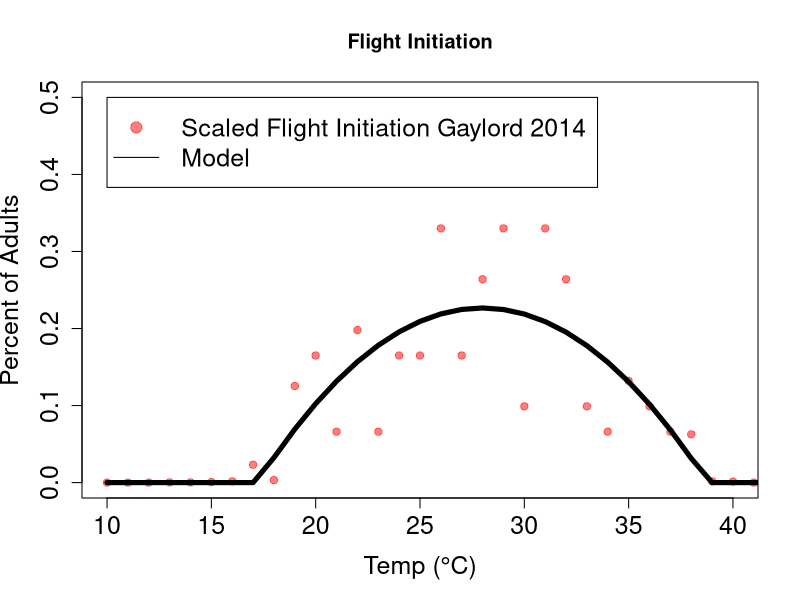
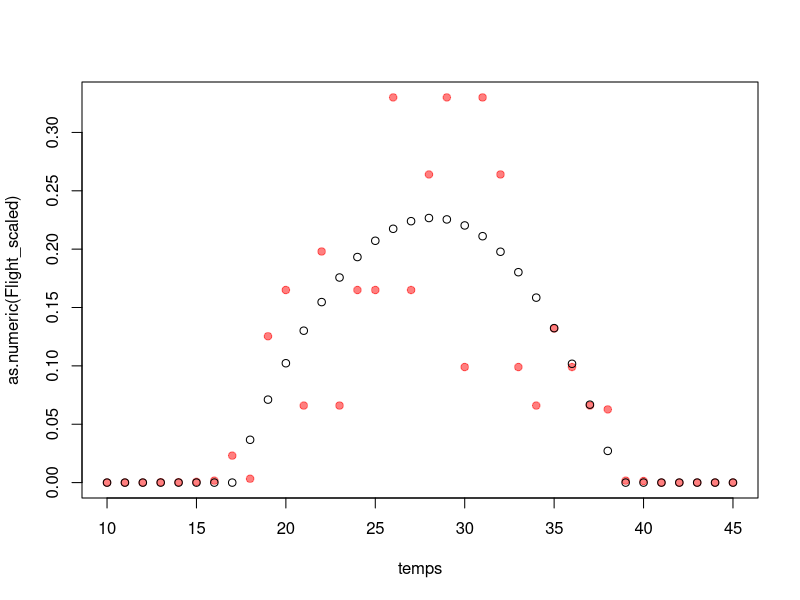
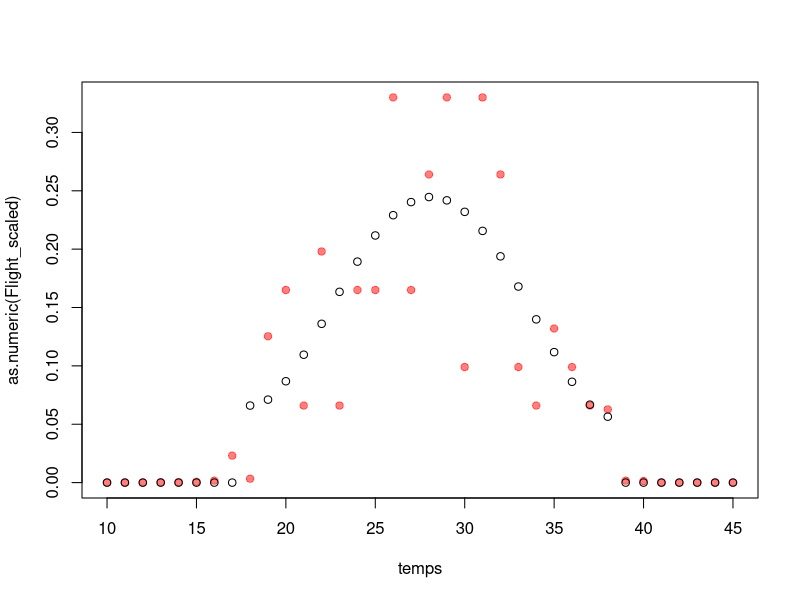

Reproduce these figures in R, in order.
## ---- chunk 1
knitr::opts_chunk$set(echo = TRUE)
## ---- chunk 2
Flight=c(0,0,0,.0001,.0001,.0002,.0005,.007,.001,.038,.05,.02,.06,.02,
       .05,.05,.1,.05,.08,.1,.03,.1,.08,.03,.02,.04,.03,.02,.019,.0005,.0004,0,0,0,0,0)

Flight_scaled<-Flight*10*.33
temps<-seq(10,45,1)

FlightData<-cbind(Flight_scaled,temps)

## ---- chunk 3
fitfun<-function(x,a,b,c,d){
 y=ifelse(x <18,0,ifelse(x< 39,y=a+x*b+(c*x**2),0))
 y[y<0]<-0
 return(y)
} 

fit2 <- nls(Flight_scaled~fitfun(temps,a,b,c),
            start = list(a= .1, b = 0.01,c=.001))
        
summary(fit2)
plot(temps,as.numeric(Flight_scaled),ylab="Percent of Adults",xlab="Temp (\u00B0C)",main="Flight Initiation",pch=19,col=adjustcolor("red",alpha.f = .5),cex.lab=1.5,cex.axis=1.5,ylim=c(0,.50),xlim=c(10,40))
lines(temps,predict(fit2,type="response"),
     lwd=5.0)
legend(10,.5,legend=c("Scaled Flight Initiation Gaylord 2014","Model"),pch=c(19,NA),lty=c(NA,1),col=c(adjustcolor("red",alpha.f = .5),"black"),cex=1.5)
## ---- chunk 4
fitfun<-function(x,a,b,c,d){
 y=ifelse(x <18,0,ifelse(x< 39,y=a+x*b+(c*x**2)+(d*x**3),0))
 y[y<0]<-0
 return(y)
} 

fit3 <- nls(Flight_scaled~fitfun(temps,a,b,c,d),
            start = list(a= .1, b = 0.01,c=.001,d=.0001))
        
summary(fit3)
plot(temps,as.numeric(Flight_scaled),pch=19,col=adjustcolor("red",alpha.f = .5))
points(temps,predict(fit3,type="response"))
AIC(fit3)
## ---- chunk 5
fitfun<-function(x,a,b,c,d,e){
 y=ifelse(x <18,0,ifelse(x< 39,y=a+x*b+(c*x**2)+(d*x**3)+(e*x**4),0))
 y[y<0]<-0
 return(y)
} 

fit4 <- nls(Flight_scaled~fitfun(temps,a,b,c,d,e),
            start = list(a= .1, b = 0.01,c=.001,d=.0001,e=.00001))
        
summary(fit4)
plot(temps,as.numeric(Flight_scaled),pch=19,col=adjustcolor("red",alpha.f = .5))
points(temps,predict(fit4,type="response"))
AIC(fit4)
